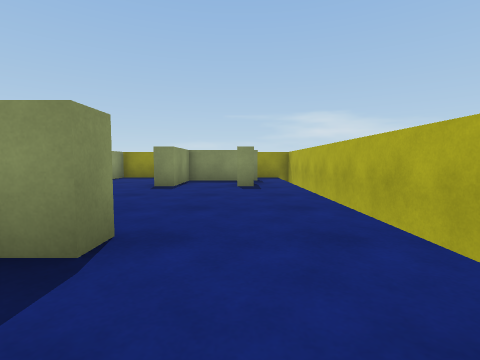
View 1 (above)

18 first-person views from a walk through a 3-D level made in the Unity game engine. The camera is 0.62 m above the floor, tilts 4° down and sees 85° across. The floor is counted in squares, 1 m on a side. Each view is taken from the middle of a square. On the plan, view 1 faces up. The plan holds only what a view shows up to about 9 squares ahead; the rest is blank. The place goes on beyond the plan. The player character is not drawn.

View 2
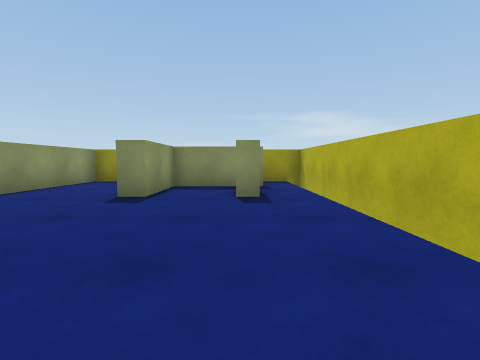

View 3
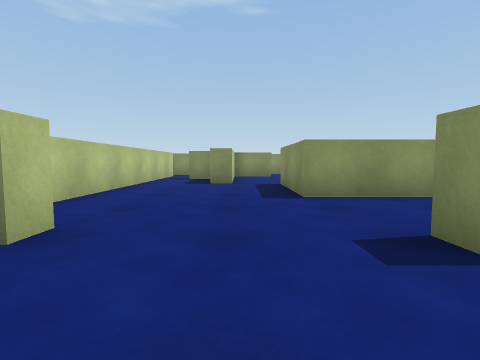

View 4
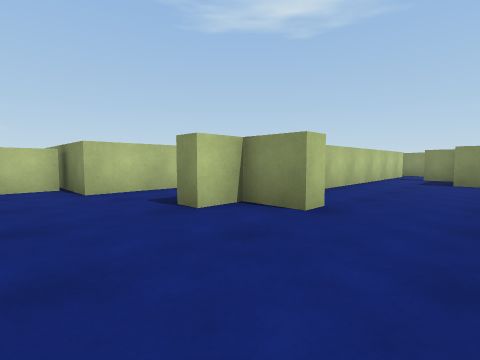

View 5
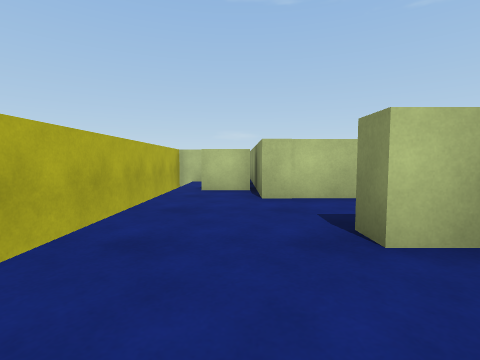

View 6
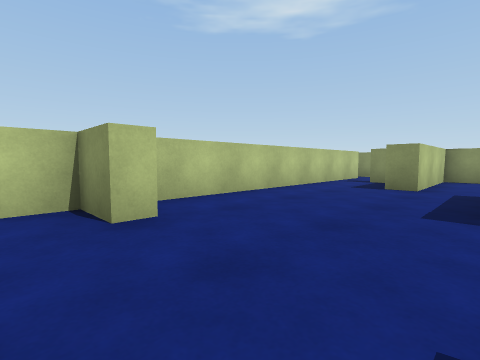

View 7
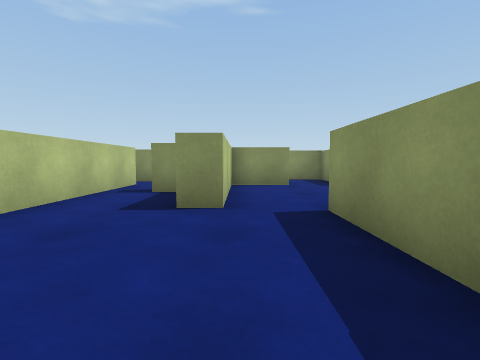

View 8
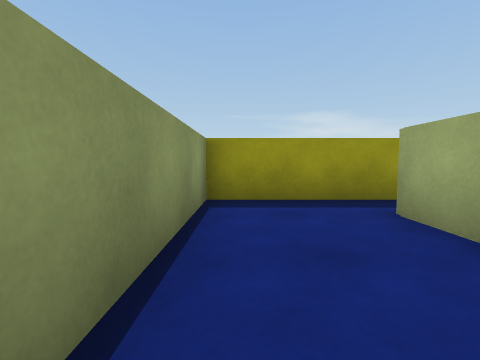

View 9
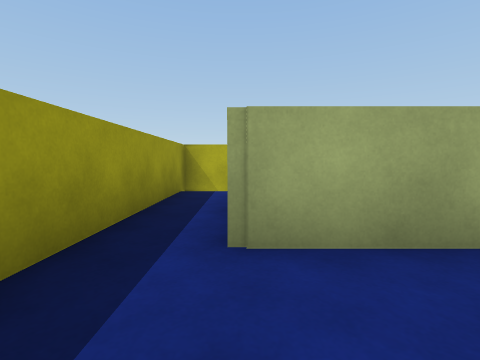

View 10
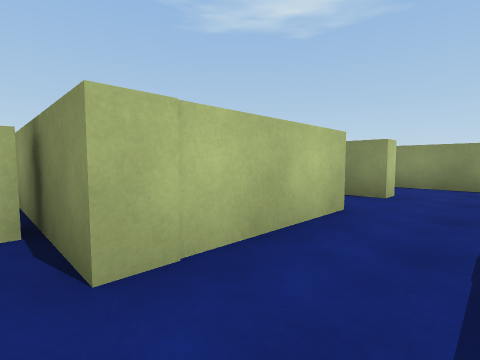

View 11
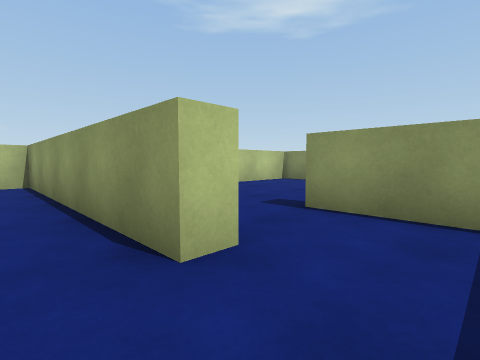

View 12
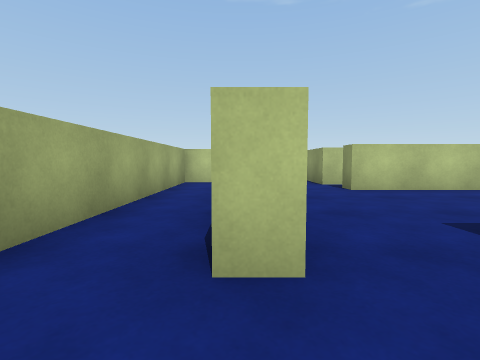

View 13
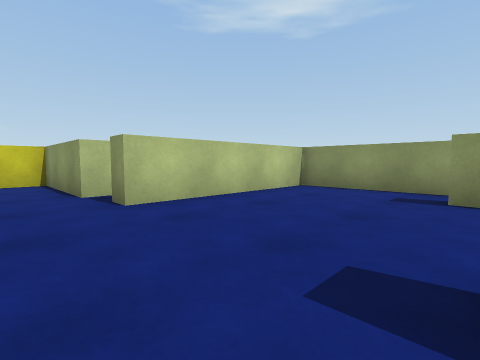

View 14
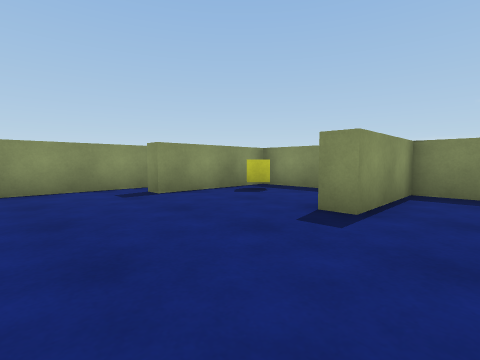

View 15
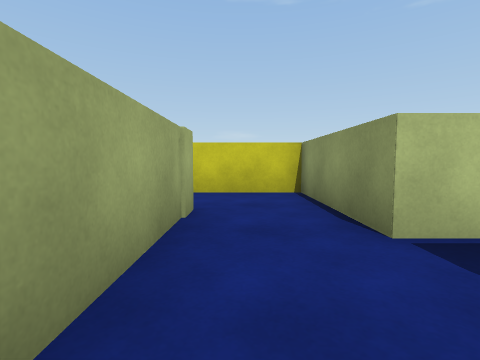

View 16
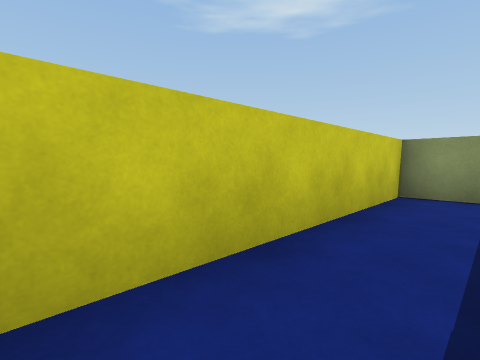

View 17
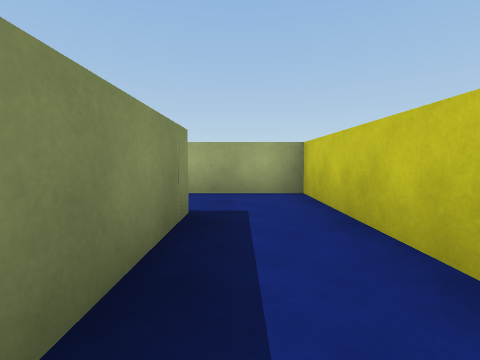

View 18
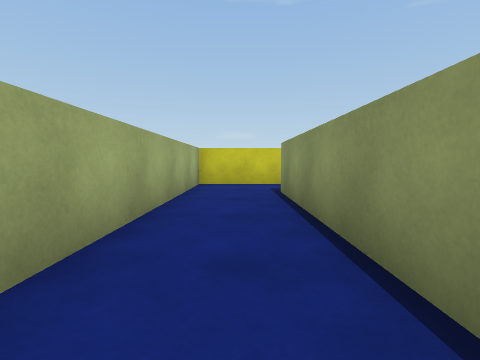

### Floor plan
Ten units are one square. View 1 is at (0, 0); x grows to the right and y downward. Boxes are objects, and circles mark ways between rooms. Rooms are numbered by the first view taken in them; rooms with no view inside come last. Other rooms are left out.
<svg viewBox="-126 -107 150 204">
<path fill="none" stroke="#000" d="M-25 -33 -19 -33 -19 -22 -10 -22 -10 -17 -16 -17M-22 -72 -22 -91M4 -66 -1 -66M6 -86 -17 -86 -17 -66 -22 -66M-24 4 -4 4 -4 21M-75 -48 -75 -41M-2 17 9 17M-94 -40 -94 -31M19 20 19 -102 -45 -102 -45 -61 -74 -61M-112 -22 -29 -22M-34 4 -24 4M-54 4 -49 4 -49 69 -33 69 -33 8M-90 -17 -107 -17 -107 15 -112 15M-80 61 -72 61 -72 75M-61 -17 -72 -17 -72 9 -78 9M-121 10 -121 47 -75 47 -75 52M-54 74 -54 46M-28 29 -28 74 -54 74M-72 75 -72 92 -9 92 -9 31M11 42 19 42 19 20M-4 21 -4 48"/>
<rect x="-105" y="-15" width="10" height="10" fill="#bbb"><title>yellow cube</title></rect>
<circle cx="-20" cy="-10" r="3" fill="#2a7"/>
<circle cx="10" cy="20" r="3" fill="#2a7"/>
<circle cx="-50" cy="-5" r="3" fill="#2a7"/>
<circle cx="-60" cy="80" r="3" fill="#2a7"/>
<text x="-20" y="-50">1</text>
<text x="-40" y="10">2</text>
<text x="-80" y="20">3</text>
<text x="-20" y="60">4</text>
<text x="10" y="30">5</text>
</svg>
Room 1 opens to room 2. Room 1 opens to room 5. Room 2 opens to room 3. Room 3 opens to room 4.

Where each view was taken, in squares from view 1:
view 1: 0 up, 0 right, facing up
view 2: 2 up, 0 right, facing up
view 3: 5 up, 0 right, facing left
view 4: 5 up, 1 right, facing down-left
view 5: 4 up, 0 right, facing down
view 6: 6 up, 1 left, facing down-left
view 7: 5 up, 4 left, facing left
view 8: 6 up, 4 left, facing up
view 9: 9 up, 4 left, facing right
view 10: 1 up, 0 right, facing down-left
view 11: 1 up, 4 left, facing down-left
view 12: 1 up, 5 left, facing down
view 13: 1 down, 6 left, facing down-left
view 14: 4 down, 6 left, facing up-left
view 15: 4 down, 6 left, facing down
view 16: 8 down, 2 left, facing down-left
view 17: 8 down, 6 left, facing right
view 18: 2 down, 2 left, facing down
